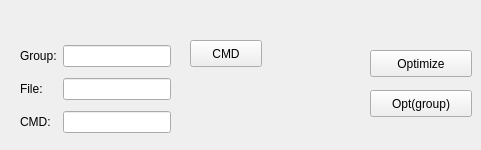
   <widget class="QWidget" name="tab_2">
    <attribute name="title">
     <string>other</string>
    </attribute>
    <widget class="QPushButton" name="pushButton_19">
     <property name="geometry">
      <rect>
       <x>370</x>
       <y>50</y>
       <width>102</width>
       <height>27</height>
      </rect>
     </property>
     <property name="text">
      <string>Optimize</string>
     </property>
    </widget>
    <widget class="QPushButton" name="pushButton_2">
     <property name="geometry">
      <rect>
       <x>370</x>
       <y>90</y>
       <width>102</width>
       <height>27</height>
      </rect>
     </property>
     <property name="text">
      <string>Opt(group)</string>
     </property>
    </widget>
    <widget class="QWidget" name="layoutWidget">
     <property name="geometry">
      <rect>
       <x>20</x>
       <y>40</y>
       <width>151</width>
       <height>101</height>
      </rect>
     </property>
     <layout class="QGridLayout" name="gridLayout_3">
      <item row="0" column="0">
       <widget class="QLabel" name="label_10">
        <property name="text">
         <string>Group:</string>
        </property>
       </widget>
      </item>
      <item row="0" column="1">
       <widget class="QLineEdit" name="lineEdit_group"/>
      </item>
      <item row="1" column="0">
       <widget class="QLabel" name="label_3">
        <property name="text">
         <string>File:</string>
        </property>
       </widget>
      </item>
      <item row="1" column="1">
       <widget class="QLineEdit" name="lineEdit_3"/>
      </item>
      <item row="2" column="0">
       <widget class="QLabel" name="label_11">
        <property name="text">
         <string>CMD:</string>
        </property>
       </widget>
      </item>
      <item row="2" column="1">
       <widget class="QLineEdit" name="lineEdit_CMD"/>
      </item>
     </layout>
    </widget>
    <widget class="QPushButton" name="pushButton">
     <property name="geometry">
      <rect>
       <x>190</x>
       <y>40</y>
       <width>72</width>
       <height>27</height>
      </rect>
     </property>
     <property name="text">
      <string>CMD</string>
     </property>
    </widget>
   </widget>
